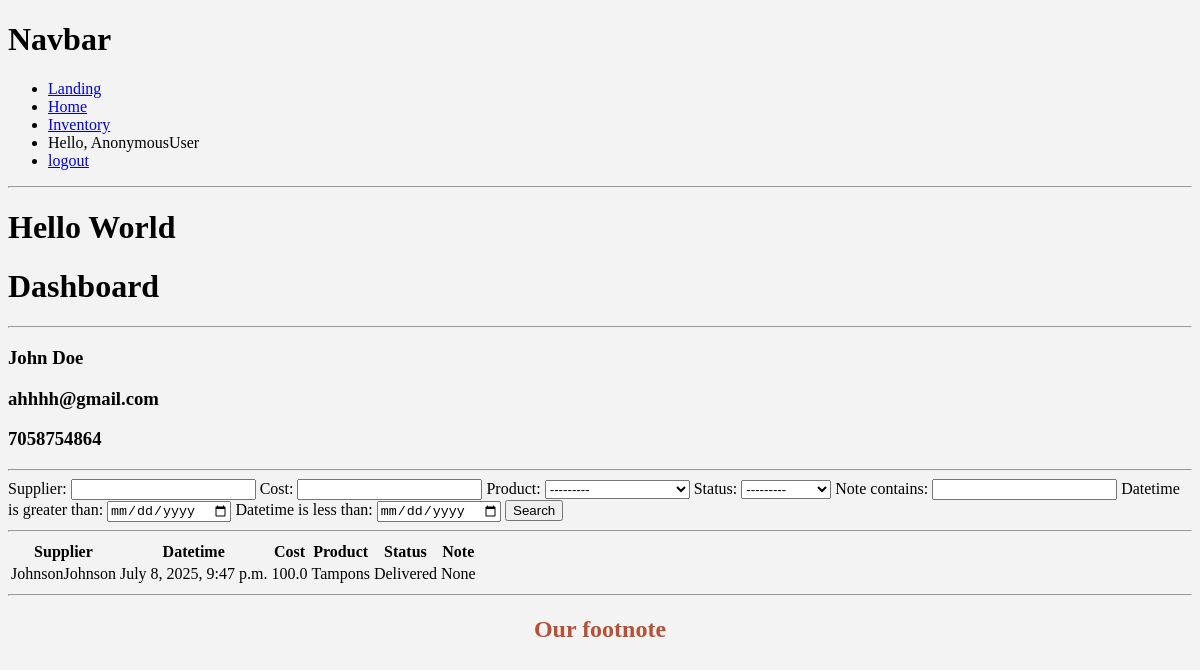
The app's page /dashboard/1/ with its own data.
### manager/models.py (models this page shows, shortened)
class Responder(models.Model):
    name = models.CharField(max_length=200, null=True)
    phone = models.CharField(max_length=10, null=True)
    email = models.CharField(max_length=250, null=True)
    date_created = models.DateTimeField(auto_now_add=True)

class Order(models.Model):
    STATUS = (
        ('Pending', 'Pending'),
        ('Delivered', 'Delivered'),
        ('Re-stocked', 'Re-stocked'),
    )
    supplier = models.CharField(max_length=200)
    datetime = models.DateTimeField(auto_now_add=True, null=True)
    cost = models.FloatField(null=True)
    product = models.ForeignKey(Inventory, null=True, on_delete=models.SET_NULL)
    responder = models.ForeignKey(Responder, null=True, on_delete=models.SET_NULL)
    status = models.CharField(max_length=200, null=True, choices=STATUS)
    note = models.CharField(max_length=1000, null=True)

class Inventory(models.Model):
    product_id = models.CharField(max_length=75)
    product_name = models.CharField(max_length=200)
    quantity = models.IntegerField(null=True)
    description = models.CharField(max_length=500, null=True, blank=True)
    def __str__(self):
        return self.product_name

### manager/views.py (the view)
# urls.py: path('dashboard/<str:pk>/', views.dashboard, name='dashboard'),
def dashboard(request, pk):
    agent = Responder.objects.get(id=pk)
    orders = agent.order_set.all()
    myFilter = OrderFilter(request.GET, queryset=orders)
    orders = myFilter.qs
    context = {'responder': agent, 'orders': orders, 'myFilter': myFilter}
    return render(request, 'manager/dashboard.html', context)

### manager/templates/manager/dashboard.html
{% extends 'manager/main.html' %}
{% load static %}
{% block content %}
<h1>Dashboard</h1>
<hr>
    <h3>{{responder.name}}</h3>
    <h3>{{responder.email}}</h3>
    <h3>{{responder.phone}}</h3>
<hr>
<form method="get">
    {{myFilter.form}}
    <button type="submit">Search</button>
</form>
<hr>
<div>
	<div>
		<div>
			<table>
				<tr>
					<th>Supplier</th>
					<th>Datetime</th>
					<th>Cost</th>
					<th>Product</th>
					<th>Status</th>
                    <th>Note</th>
				</tr>
				{% for order in orders %}
				<tr>
					<td>{{order.supplier}}</td>
					<td>{{order.datetime}}</td>
					<td>{{order.cost}}</td>
					<td>{{order.product}}</td>
                    <td>{{order.status}}</td>
                    <td>{{order.note}}</td>
				</tr>
				{% endfor %}
			</table>
		</div>
	</div>
</div>
{% endblock %}

### static/css/main.css (style rules this page uses)
:root { --primary-color: #b85038; --accent-color: #342c6b; --text-color: #191a23; --bg-color: #f3f3f3; }
body { background-color: var(--bg-color); }

### records on screen
Responder: name "John Doe", email "ahhhh@gmail.com", phone "7058754864"
Order: supplier "JohnsonJohnson", datetime "July 8, 2025, 9:47 p.m.", cost "100.0", product "Tampons", status "Delivered", note "None"

### other values on screen
{{ request.user }} "AnonymousUser"
